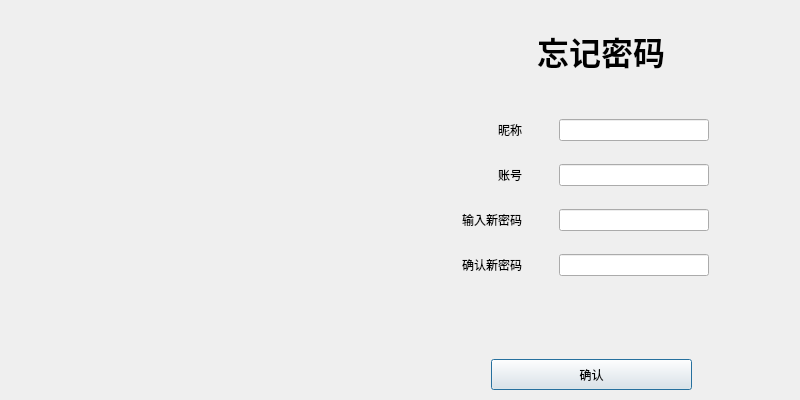
<?xml version="1.0" encoding="UTF-8"?>
<ui version="4.0">
 <class>Dlg_ChangePassword</class>
 <widget class="QDialog" name="Dlg_ChangePassword">
  <property name="geometry">
   <rect>
    <x>0</x>
    <y>0</y>
    <width>800</width>
    <height>400</height>
   </rect>
  </property>
  <property name="windowTitle">
   <string>Dialog</string>
  </property>
  <widget class="QWidget" name="widget" native="true">
   <property name="geometry">
    <rect>
     <x>0</x>
     <y>0</y>
     <width>400</width>
     <height>400</height>
    </rect>
   </property>
   <widget class="QLabel" name="label">
    <property name="geometry">
     <rect>
      <x>0</x>
      <y>0</y>
      <width>400</width>
      <height>400</height>
     </rect>
    </property>
    <property name="text">
     <string/>
    </property>
    <property name="pixmap">
     <pixmap resource="Logo.qrc">:/image/Logo.png</pixmap>
    </property>
    <property name="scaledContents">
     <bool>true</bool>
    </property>
   </widget>
  </widget>
  <widget class="QWidget" name="widget_2" native="true">
   <property name="geometry">
    <rect>
     <x>400</x>
     <y>0</y>
     <width>400</width>
     <height>400</height>
    </rect>
   </property>
   <widget class="QWidget" name="widget_3" native="true">
    <property name="geometry">
     <rect>
      <x>1</x>
      <y>1</y>
      <width>399</width>
      <height>100</height>
     </rect>
    </property>
    <widget class="QLabel" name="label_2">
     <property name="geometry">
      <rect>
       <x>0</x>
       <y>0</y>
       <width>400</width>
       <height>100</height>
      </rect>
     </property>
     <property name="font">
      <font>
       <family>Bahnschrift SemiBold</family>
       <pointsize>24</pointsize>
       <bold>true</bold>
      </font>
     </property>
     <property name="text">
      <string>忘记密码</string>
     </property>
     <property name="alignment">
      <set>Qt::AlignmentFlag::AlignCenter</set>
     </property>
    </widget>
   </widget>
   <widget class="QWidget" name="widget_4" native="true">
    <property name="geometry">
     <rect>
      <x>-59</x>
      <y>102</y>
      <width>401</width>
      <height>191</height>
     </rect>
    </property>
    <layout class="QGridLayout" name="gridLayout">
     <item row="1" column="0">
      <widget class="QLabel" name="label_4">
       <property name="maximumSize">
        <size>
         <width>150</width>
         <height>16777215</height>
        </size>
       </property>
       <property name="text">
        <string>账号</string>
       </property>
       <property name="alignment">
        <set>Qt::AlignmentFlag::AlignRight|Qt::AlignmentFlag::AlignTrailing|Qt::AlignmentFlag::AlignVCenter</set>
       </property>
      </widget>
     </item>
     <item row="3" column="0">
      <widget class="QLabel" name="label_6">
       <property name="maximumSize">
        <size>
         <width>150</width>
         <height>16777215</height>
        </size>
       </property>
       <property name="text">
        <string>确认新密码</string>
       </property>
       <property name="alignment">
        <set>Qt::AlignmentFlag::AlignRight|Qt::AlignmentFlag::AlignTrailing|Qt::AlignmentFlag::AlignVCenter</set>
       </property>
      </widget>
     </item>
     <item row="3" column="1">
      <widget class="QLineEdit" name="password_input_2">
       <property name="maximumSize">
        <size>
         <width>150</width>
         <height>16777215</height>
        </size>
       </property>
      </widget>
     </item>
     <item row="0" column="1">
      <widget class="QLineEdit" name="nickname_input">
       <property name="maximumSize">
        <size>
         <width>150</width>
         <height>16777215</height>
        </size>
       </property>
      </widget>
     </item>
     <item row="2" column="0">
      <widget class="QLabel" name="label_5">
       <property name="maximumSize">
        <size>
         <width>150</width>
         <height>16777215</height>
        </size>
       </property>
       <property name="text">
        <string>输入新密码</string>
       </property>
       <property name="alignment">
        <set>Qt::AlignmentFlag::AlignRight|Qt::AlignmentFlag::AlignTrailing|Qt::AlignmentFlag::AlignVCenter</set>
       </property>
      </widget>
     </item>
     <item row="2" column="1">
      <widget class="QLineEdit" name="password_input_1">
       <property name="maximumSize">
        <size>
         <width>150</width>
         <height>16777215</height>
        </size>
       </property>
      </widget>
     </item>
     <item row="1" column="1">
      <widget class="QLineEdit" name="account_input">
       <property name="maximumSize">
        <size>
         <width>150</width>
         <height>16777215</height>
        </size>
       </property>
      </widget>
     </item>
     <item row="0" column="0">
      <widget class="QLabel" name="label_3">
       <property name="maximumSize">
        <size>
         <width>150</width>
         <height>16777215</height>
        </size>
       </property>
       <property name="text">
        <string>昵称</string>
       </property>
       <property name="alignment">
        <set>Qt::AlignmentFlag::AlignRight|Qt::AlignmentFlag::AlignTrailing|Qt::AlignmentFlag::AlignVCenter</set>
       </property>
      </widget>
     </item>
    </layout>
   </widget>
   <widget class="QWidget" name="widget_6" native="true">
    <property name="geometry">
     <rect>
      <x>1</x>
      <y>339</y>
      <width>399</width>
      <height>60</height>
     </rect>
    </property>
    <widget class="QPushButton" name="enter_button">
     <property name="geometry">
      <rect>
       <x>90</x>
       <y>20</y>
       <width>201</width>
       <height>31</height>
      </rect>
     </property>
     <property name="text">
      <string>确认</string>
     </property>
    </widget>
   </widget>
  </widget>
 </widget>
 <tabstops>
  <tabstop>nickname_input</tabstop>
  <tabstop>account_input</tabstop>
  <tabstop>password_input_1</tabstop>
  <tabstop>password_input_2</tabstop>
  <tabstop>enter_button</tabstop>
 </tabstops>
 <resources>
  <include location="Logo.qrc"/>
 </resources>
 <connections/>
</ui>
